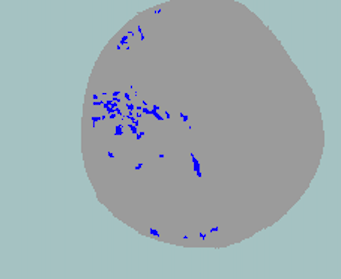
#> input picture log-images/log_1698.labels0039.tif, 341 x 279 px
$ python test-script-to-generate-gt-sm.py   (older library calls are emulated)
#> lines starting #> are read from the running program, lines starting #| are printed output that depends on the picture
### pySaliencyMap.py
import cv2
import numpy as np
import pySaliencyMapDefs

class pySaliencyMap:
    # initialization
    def __init__(self, width, height):
        self.width  = width
        self.height = height
        self.prev_frame = None
        self.SM = None
        self.GaborKernel0   = np.array(pySaliencyMapDefs.GaborKernel_0)
        self.GaborKernel45  = np.array(pySaliencyMapDefs.GaborKernel_45)
        self.GaborKernel90  = np.array(pySaliencyMapDefs.GaborKernel_90)
        self.GaborKernel135 = np.array(pySaliencyMapDefs.GaborKernel_135)

    # extracting color channels
    def SMExtractRGBI(self, inputImage):
        # convert scale of array elements
        src = np.float32(inputImage) * 1./255
        # split
        (B, G, R) = cv2.split(src)
        # extract an intensity image
        I = cv2.cvtColor(src, cv2.COLOR_BGR2GRAY)
        # return
        return R, G, B, I

    # feature maps
    ## constructing a Gaussian pyramid
    def FMCreateGaussianPyr(self, src):
        dst = list()
        dst.append(src)
        for i in range(1,9):
            nowdst = cv2.pyrDown(dst[i-1])
            dst.append(nowdst)
        return dst
    ## taking center-surround differences
    def FMCenterSurroundDiff(self, GaussianMaps):
        dst = list()
        for s in range(2,5):
            now_size = GaussianMaps[s].shape
            now_size = (now_size[1], now_size[0])  ## (width, height)
            tmp = cv2.resize(GaussianMaps[s+3], now_size, interpolation=cv2.INTER_LINEAR)
            nowdst = cv2.absdiff(GaussianMaps[s], tmp)
            dst.append(nowdst)
            tmp = cv2.resize(GaussianMaps[s+4], now_size, interpolation=cv2.INTER_LINEAR)
            nowdst = cv2.absdiff(GaussianMaps[s], tmp)
            dst.append(nowdst)
        return dst
    ## constructing a Gaussian pyramid + taking center-surround differences
    def FMGaussianPyrCSD(self, src):
        GaussianMaps = self.FMCreateGaussianPyr(src)
        dst = self.FMCenterSurroundDiff(GaussianMaps)
        return dst
    ## intensity feature maps
    def IFMGetFM(self, I):
        return self.FMGaussianPyrCSD(I)
    ## color feature maps
    def CFMGetFM(self, R, G, B):
        # max(R,G,B)
        tmp1 = cv2.max(R, G)
        RGBMax = cv2.max(B, tmp1)
        RGBMax[RGBMax <= 0] = 0.0001    # prevent dividing by 0
        # min(R,G)
        RGMin = cv2.min(R, G)
        # RG = (R-G)/max(R,G,B)
        RG = (R - G) / RGBMax
        # BY = (B-min(R,G)/max(R,G,B)
        BY = (B - RGMin) / RGBMax
        # clamp nagative values to 0
        RG[RG < 0] = 0
        BY[BY < 0] = 0
        # obtain feature maps in the same way as intensity
        RGFM = self.FMGaussianPyrCSD(RG)
        BYFM = self.FMGaussianPyrCSD(BY)
        # return
        return RGFM, BYFM
    ## orientation feature maps
    def OFMGetFM(self, src):
        # creating a Gaussian pyramid
        GaussianI = self.FMCreateGaussianPyr(src)
        # convoluting a Gabor filter with an intensity image to extract oriemtation features
        GaborOutput0   = [ np.empty((1,1)), np.empty((1,1)) ]  # dummy data: any kinds of np.array()s are OK
        GaborOutput45  = [ np.empty((1,1)), np.empty((1,1)) ]
        GaborOutput90  = [ np.empty((1,1)), np.empty((1,1)) ]
        GaborOutput135 = [ np.empty((1,1)), np.empty((1,1)) ]
        for j in range(2,9):
            GaborOutput0.append(   cv2.filter2D(GaussianI[j], cv2.CV_32F, self.GaborKernel0) )
            GaborOutput45.append(  cv2.filter2D(GaussianI[j], cv2.CV_32F, self.GaborKernel45) )
            GaborOutput90.append(  cv2.filter2D(GaussianI[j], cv2.CV_32F, self.GaborKernel90) )
            GaborOutput135.append( cv2.filter2D(GaussianI[j], cv2.CV_32F, self.GaborKernel135) )
        # calculating center-surround differences for every oriantation
        CSD0   = self.FMCenterSurroundDiff(GaborOutput0)
        CSD45  = self.FMCenterSurroundDiff(GaborOutput45)
        CSD90  = self.FMCenterSurroundDiff(GaborOutput90)
        CSD135 = self.FMCenterSurroundDiff(GaborOutput135)
        # concatenate
        dst = list(CSD0)
        dst.extend(CSD45)
        dst.extend(CSD90)
        dst.extend(CSD135)
        # return
        return dst
    ## motion feature maps
    def MFMGetFM(self, src):
        # convert scale
        I8U = np.uint8(255 * src)
        cv2.waitKey(10)
        # calculating optical flows
        if self.prev_frame is not None:
            farne_pyr_scale= pySaliencyMapDefs.farne_pyr_scale
            farne_levels = pySaliencyMapDefs.farne_levels
            farne_winsize = pySaliencyMapDefs.farne_winsize
            farne_iterations = pySaliencyMapDefs.farne_iterations
            farne_poly_n = pySaliencyMapDefs.farne_poly_n
            farne_poly_sigma = pySaliencyMapDefs.farne_poly_sigma
            farne_flags = pySaliencyMapDefs.farne_flags
            flow = cv2.calcOpticalFlowFarneback(\
                prev = self.prev_frame, \
                next = I8U, \
                pyr_scale = farne_pyr_scale, \
                levels = farne_levels, \
                winsize = farne_winsize, \
                iterations = farne_iterations, \
                poly_n = farne_poly_n, \
                poly_sigma = farne_poly_sigma, \
                flags = farne_flags, \
                flow = None \
            )
            flowx = flow[...,0]
            flowy = flow[...,1]
        else:
            flowx = np.zeros(I8U.shape)
            flowy = np.zeros(I8U.shape)
        # create Gaussian pyramids
        dst_x = self.FMGaussianPyrCSD(flowx)
        dst_y = self.FMGaussianPyrCSD(flowy)
        # update the current frame
        self.prev_frame = np.uint8(I8U)
        # return
        return dst_x, dst_y

    # conspicuity maps
    ## standard range normalization
    def SMRangeNormalize(self, src):
        minn, maxx, dummy1, dummy2 = cv2.minMaxLoc(src)
        if maxx!=minn:
            dst = src/(maxx-minn) + minn/(minn-maxx)
        else:
            dst = src - minn
        return dst
    ## computing an average of local maxima
    def SMAvgLocalMax(self, src):
        # size
        stepsize = pySaliencyMapDefs.default_step_local
        width = src.shape[1]
        height = src.shape[0]
        # find local maxima
        numlocal = 0
        lmaxmean = 0
        for y in range(0, height-stepsize, stepsize):
            for x in range(0, width-stepsize, stepsize):
                localimg = src[y:y+stepsize, x:x+stepsize]
                lmin, lmax, dummy1, dummy2 = cv2.minMaxLoc(localimg)
                lmaxmean += lmax
                numlocal += 1
        # averaging over all the local regions
        return lmaxmean / numlocal
    ## normalization specific for the saliency map model
    def SMNormalization(self, src):
        dst = self.SMRangeNormalize(src)
        lmaxmean = self.SMAvgLocalMax(dst)
        normcoeff = (1-lmaxmean)*(1-lmaxmean)
        return dst * normcoeff
    ## normalizing feature maps
    def normalizeFeatureMaps(self, FM):
        NFM = list()
        for i in range(0,6):
            normalizedImage = self.SMNormalization(FM[i])
            nownfm = cv2.resize(normalizedImage, (self.width, self.height), interpolation=cv2.INTER_LINEAR)
            NFM.append(nownfm)
        return NFM
    ## intensity conspicuity map
    def ICMGetCM(self, IFM):
        NIFM = self.normalizeFeatureMaps(IFM)
        ICM = sum(NIFM)
        return ICM
    ## color conspicuity map
    def CCMGetCM(self, CFM_RG, CFM_BY):
        # extracting a conspicuity map for every color opponent pair
        CCM_RG = self.ICMGetCM(CFM_RG)
        CCM_BY = self.ICMGetCM(CFM_BY)
        # merge
        CCM = CCM_RG + CCM_BY
        # return
        return CCM
    ## orientation conspicuity map
    def OCMGetCM(self, OFM):
        OCM = np.zeros((self.height, self.width))
        for i in range (0,4):
            # slicing
            nowofm = OFM[i*6:(i+1)*6]  # angle = i*45
            # extracting a conspicuity map for every angle
            NOFM = self.ICMGetCM(nowofm)
            # normalize
            NOFM2 = self.SMNormalization(NOFM)
            # accumulate
            OCM += NOFM2
        return OCM
    ## motion conspicuity map
    def MCMGetCM(self, MFM_X, MFM_Y):
        return self.CCMGetCM(MFM_X, MFM_Y)

    # core
    def SMGetSM(self, src):
        # definitions
        size = src.shape
        width  = size[1]
        height = size[0]
        # check
#        if(width != self.width or height != self.height):
#            sys.exit("size mismatch")
        # extracting individual color channels
        R, G, B, I = self.SMExtractRGBI(src)
        # extracting feature maps
        IFM = self.IFMGetFM(I)
        CFM_RG, CFM_BY = self.CFMGetFM(R, G, B)
        OFM = self.OFMGetFM(I)
        MFM_X, MFM_Y = self.MFMGetFM(I)
        # extracting conspicuity maps
        ICM = self.ICMGetCM(IFM)
        CCM = self.CCMGetCM(CFM_RG, CFM_BY)
        OCM = self.OCMGetCM(OFM)
        MCM = self.MCMGetCM(MFM_X, MFM_Y)
        # adding all the conspicuity maps to form a saliency map
        wi = pySaliencyMapDefs.weight_intensity
        wc = pySaliencyMapDefs.weight_color
        wo = pySaliencyMapDefs.weight_orientation
        wm = pySaliencyMapDefs.weight_motion
        SMMat = wi*ICM + wc*CCM + wo*OCM + wm*MCM
        # normalize
        normalizedSM = self.SMRangeNormalize(SMMat)
        normalizedSM2 = normalizedSM.astype(np.float32)
        smoothedSM = cv2.bilateralFilter(normalizedSM2, 7, 3, 1.55)
        self.SM = cv2.resize(smoothedSM, (width,height), interpolation=cv2.INTER_NEAREST)
        # return
        return self.SM

    def SMGetBinarizedSM(self, src):
        # get a saliency map
        if self.SM is None:
            self.SM = self.SMGetSM(src)
        # convert scale
        SM_I8U = np.uint8(255 * self.SM)
        # binarize
        thresh, binarized_SM = cv2.threshold(SM_I8U, thresh=0, maxval=255, type=cv2.THRESH_BINARY+cv2.THRESH_OTSU)
        return binarized_SM

    def SMGetSalientRegion(self, src):
        # get a binarized saliency map
        binarized_SM = self.SMGetBinarizedSM(src)
        # GrabCut
        img = src.copy()
        mask =  np.where((binarized_SM!=0), cv2.GC_PR_FGD, cv2.GC_PR_BGD).astype('uint8')
        bgdmodel = np.zeros((1,65),np.float64)
        fgdmodel = np.zeros((1,65),np.float64)
        rect = (0,0,1,1)  # dummy
        iterCount = 1
        cv2.grabCut(img, mask=mask, rect=rect, bgdModel=bgdmodel, fgdModel=fgdmodel, iterCount=iterCount, mode=cv2.GC_INIT_WITH_MASK)
        # post-processing
        mask_out = np.where((mask==cv2.GC_FGD) + (mask==cv2.GC_PR_FGD), 255, 0).astype('uint8')
        output = cv2.bitwise_and(img,img,mask=mask_out)
        return output

### test-script-to-generate-gt-sm.py
import cv2
import matplotlib.pyplot as plt
import pySaliencyMap
from PIL import Image
import numpy as np

def generateSM(img_path):
    # read
    img = cv2.imread(img_path)

    # initialize
    imgsize = img.shape
    img_width = imgsize[1]
    img_height = imgsize[0]
    sm = pySaliencyMap.pySaliencyMap(img_width, img_height)

    # computation
    saliency_map = sm.SMGetSM(img)
    salient_region = sm.SMGetSalientRegion(img)

    saliency_map *= 255.0/np.array(saliency_map).max()

    return np.array(saliency_map).round()

    # save it to the output folder
    # '/sm/.."
    # '/sm-regions/.."


if __name__=='__main__':
    # list all the file names to generate saliency maps of
    # loop through all the input files to generate saliency maps and save them to output folder
    img_path = 'log-images/log_1698.labels0039.tif'

    print(type(img_path))
    img = cv2.imread(img_path)
#> img is the input picture: shape (279, 341, 3); mean B, G, R 175.8, 172.9, 158.4
    sm_map = generateSM(img_path)
#> in SMExtractRGBI, `(B, G, R) = cv2.split(src)`:
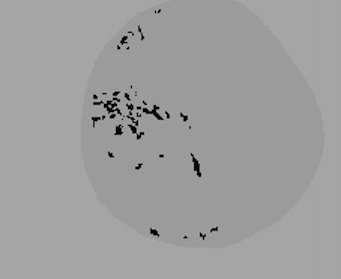
#> R: shape (279, 341) float32; min 0, max 0.678, mean 0.621
#> the loop in FMCreateGaussianPyr, `for i in range(1,9):` made 8 passes
#> nowdst on pass 8: [[0.665, 0.649], [0.667, 0.652]]
#> after the loop in FMCreateGaussianPyr, `for i in range(1,9):`: dst = 9 items
#> after the loop in FMCenterSurroundDiff, `for s in range(2,5):`: dst = 6 items
#> in CFMGetFM, `RG = (R - G) / RGBMax`:
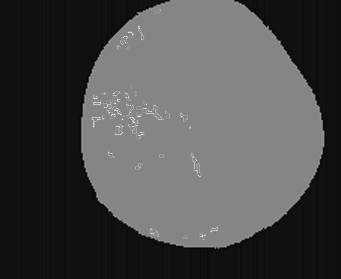
#> RG: shape (279, 341) float32; min -0.17, max 0.154, mean -0.0751; drawn with min black and max white
#> in CFMGetFM, `BY[BY < 0] = 0`:
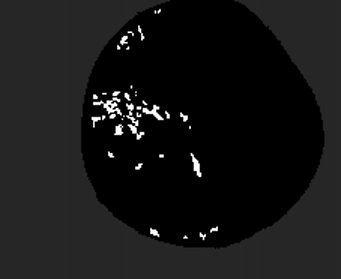
#> BY: shape (279, 341) float32; min 0, max 1, mean 0.0886
#> the loop in FMCreateGaussianPyr (call 2), `for i in range(1,9):` made 8 passes
#> nowdst on pass 8: [[0.0008, 0.000772], [0.000739, 0.000733]]
#> the loop in FMCenterSurroundDiff (call 2), `for s in range(2,5):` made 3 passes
#> pass 1, in FMCenterSurroundDiff (call 2), `tmp = cv2.resize(GaussianMaps[s+4], now_size, interpolation=cv2.INTER_..`:
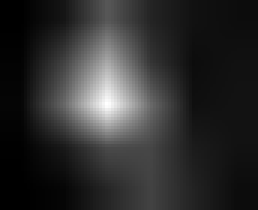
#> tmp: shape (70, 86) float32 (shown 3 times larger); min 2.59e-06, max 0.003, mean 0.00055; drawn with min black and max white
#> the loop in FMCenterSurroundDiff (call 3), `for s in range(2,5):` made 3 passes
#> pass 1, in FMCenterSurroundDiff (call 3), `tmp = cv2.resize(GaussianMaps[s+4], now_size, interpolation=cv2.INTER_..`:
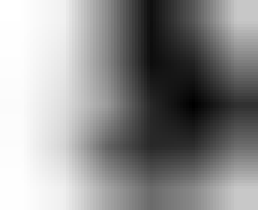
#> tmp: shape (70, 86) float32 (shown 3 times larger); min 0.0133, max 0.15, mean 0.09; drawn with min black and max white
#> in OFMGetFM, `GaussianI = self.FMCreateGaussianPyr(src)`: GaussianI = 9 items
#> in OFMGetFM, `CSD0   = self.FMCenterSurroundDiff(GaborOutput0)`: CSD0 = 6 items
#> the loop in FMCenterSurroundDiff (call 7), `for s in range(2,5):` made 3 passes
#> pass 1, in FMCenterSurroundDiff (call 7), `tmp = cv2.resize(GaussianMaps[s+3], now_size, interpolation=cv2.INTER_..`:
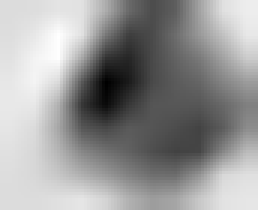
#> tmp: shape (70, 86) float32 (shown 3 times larger); min 0.792, max 1.14, mean 1; drawn with min black and max white
#> pass 1, in FMCenterSurroundDiff (call 7), `nowdst = cv2.absdiff(GaussianMaps[s], tmp)`:
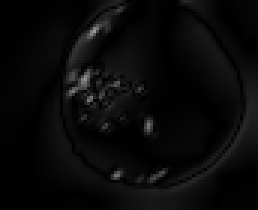
#> nowdst: shape (70, 86) float32 (shown 3 times larger); min 2.86e-06, max 0.607, mean 0.0388
#> in SMGetSM, `OFM = self.OFMGetFM(I)`: OFM = 24 items
#> in MFMGetFM, `dst_x = self.FMGaussianPyrCSD(flowx)`: dst_x = 6 items
#> the loop in normalizeFeatureMaps, `for i in range(0,6):` made 6 passes
#> normcoeff in SMNormalization on passes 1 to 6: 0.334, 0.33, 0.0804, 0.039, 3.55e-15, 0
#> the loop in normalizeFeatureMaps (call 2), `for i in range(0,6):` made 6 passes
#> normcoeff in SMNormalization on passes 1 to 6: 0.368, 0.391, 0.0556, 0.0385, 0, 0
#> the loop in OCMGetCM, `for i in range (0,4):` made 4 passes
#> in SMGetBinarizedSM, `thresh, binarized_SM = cv2.threshold(SM_I8U, thresh=0, maxval=255, typ..`: thresh = 59
    plt.imshow(sm_map,'gray')
    plt.show()
    cv2.imwrite("output/output1.jpg", np.array(sm_map))

$ run again, with log-images/log_1698.labels0194.tif copied over log-images/log_1698.labels0039.tif
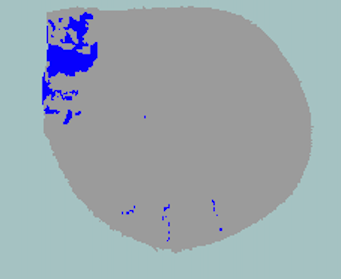
#> input picture log-images/log_1698.labels0194.tif, 341 x 279 px
#> img is the input picture: shape (279, 341, 3); mean B, G, R 174.7, 168.4, 155.8
#> the loop in FMCreateGaussianPyr, `for i in range(1,9):` made 8 passes
#> nowdst on pass 8: [[0.628, 0.63], [0.643, 0.64]]
#> after the loop in FMCreateGaussianPyr, `for i in range(1,9):`: dst = 9 items
#> after the loop in FMCenterSurroundDiff, `for s in range(2,5):`: dst = 6 items
#> in CFMGetFM, `BY[BY < 0] = 0`:
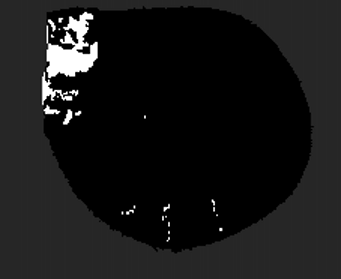
#> BY: shape (279, 341) float32; min 0, max 1, mean 0.0923
#> the loop in FMCreateGaussianPyr (call 2), `for i in range(1,9):` made 8 passes
#> nowdst on pass 8: [[0.00186, 0.00126], [0.00127, 0.000903]]
#> GaussianI = 9 items
#> CSD0 = 6 items
#> the loop in FMCenterSurroundDiff (call 7), `for s in range(2,5):` made 3 passes
#> pass 1, in FMCenterSurroundDiff (call 7), `nowdst = cv2.absdiff(GaussianMaps[s], tmp)`:
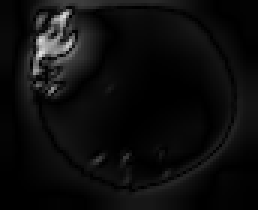
#> nowdst: shape (70, 86) float32 (shown 3 times larger); min 1.17e-05, max 0.88, mean 0.0538
#> OFM = 24 items
#> dst_x = 6 items
#> the loop in normalizeFeatureMaps, `for i in range(0,6):` made 6 passes
#> normcoeff in SMNormalization on passes 1 to 6: 0.514, 0.468, 0.36, 0.358, 0, 0
#> the loop in normalizeFeatureMaps (call 2), `for i in range(0,6):` made 6 passes
#> normcoeff in SMNormalization on passes 1 to 6: 0.448, 0.452, 0.372, 0.397, 0, 0
#> the loop in OCMGetCM, `for i in range (0,4):` made 4 passes
#> thresh = 80
